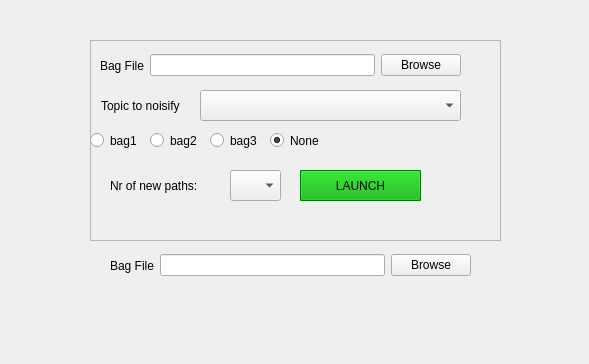
<?xml version="1.0" encoding="UTF-8"?>
<ui version="4.0">
 <class>Form</class>
 <widget class="QWidget" name="Form">
  <property name="geometry">
   <rect>
    <x>0</x>
    <y>0</y>
    <width>589</width>
    <height>364</height>
   </rect>
  </property>
  <property name="windowTitle">
   <string>Form</string>
  </property>
  <widget class="QFrame" name="frame_2">
   <property name="geometry">
    <rect>
     <x>90</x>
     <y>40</y>
     <width>411</width>
     <height>201</height>
    </rect>
   </property>
   <property name="frameShape">
    <enum>QFrame::StyledPanel</enum>
   </property>
   <property name="frameShadow">
    <enum>QFrame::Raised</enum>
   </property>
   <widget class="QRadioButton" name="radio_Bag1">
    <property name="geometry">
     <rect>
      <x>0</x>
      <y>90</y>
      <width>61</width>
      <height>21</height>
     </rect>
    </property>
    <property name="text">
     <string>bag1</string>
    </property>
    <attribute name="buttonGroup">
     <string notr="true">buttonGroup</string>
    </attribute>
   </widget>
   <widget class="QRadioButton" name="radio_Bag3">
    <property name="geometry">
     <rect>
      <x>120</x>
      <y>90</y>
      <width>51</width>
      <height>21</height>
     </rect>
    </property>
    <property name="text">
     <string>bag3</string>
    </property>
    <attribute name="buttonGroup">
     <string notr="true">buttonGroup</string>
    </attribute>
   </widget>
   <widget class="QRadioButton" name="radio_Bag2">
    <property name="geometry">
     <rect>
      <x>60</x>
      <y>90</y>
      <width>61</width>
      <height>21</height>
     </rect>
    </property>
    <property name="text">
     <string>bag2</string>
    </property>
    <attribute name="buttonGroup">
     <string notr="true">buttonGroup</string>
    </attribute>
   </widget>
   <widget class="QPushButton" name="Launch">
    <property name="geometry">
     <rect>
      <x>210</x>
      <y>130</y>
      <width>121</width>
      <height>31</height>
     </rect>
    </property>
    <property name="palette">
     <palette>
      <active>
       <colorrole role="WindowText">
        <brush brushstyle="SolidPattern">
         <color alpha="255">
          <red>0</red>
          <green>0</green>
          <blue>0</blue>
         </color>
        </brush>
       </colorrole>
       <colorrole role="Button">
        <brush brushstyle="SolidPattern">
         <color alpha="255">
          <red>0</red>
          <green>170</green>
          <blue>0</blue>
         </color>
        </brush>
       </colorrole>
       <colorrole role="Light">
        <brush brushstyle="SolidPattern">
         <color alpha="255">
          <red>0</red>
          <green>255</green>
          <blue>0</blue>
         </color>
        </brush>
       </colorrole>
       <colorrole role="Midlight">
        <brush brushstyle="SolidPattern">
         <color alpha="255">
          <red>0</red>
          <green>212</green>
          <blue>0</blue>
         </color>
        </brush>
       </colorrole>
       <colorrole role="Dark">
        <brush brushstyle="SolidPattern">
         <color alpha="255">
          <red>0</red>
          <green>85</green>
          <blue>0</blue>
         </color>
        </brush>
       </colorrole>
       <colorrole role="Mid">
        <brush brushstyle="SolidPattern">
         <color alpha="255">
          <red>0</red>
          <green>113</green>
          <blue>0</blue>
         </color>
        </brush>
       </colorrole>
       <colorrole role="Text">
        <brush brushstyle="SolidPattern">
         <color alpha="255">
          <red>0</red>
          <green>0</green>
          <blue>0</blue>
         </color>
        </brush>
       </colorrole>
       <colorrole role="BrightText">
        <brush brushstyle="SolidPattern">
         <color alpha="255">
          <red>255</red>
          <green>255</green>
          <blue>255</blue>
         </color>
        </brush>
       </colorrole>
       <colorrole role="ButtonText">
        <brush brushstyle="SolidPattern">
         <color alpha="255">
          <red>0</red>
          <green>0</green>
          <blue>0</blue>
         </color>
        </brush>
       </colorrole>
       <colorrole role="Base">
        <brush brushstyle="SolidPattern">
         <color alpha="255">
          <red>255</red>
          <green>255</green>
          <blue>255</blue>
         </color>
        </brush>
       </colorrole>
       <colorrole role="Window">
        <brush brushstyle="SolidPattern">
         <color alpha="255">
          <red>0</red>
          <green>170</green>
          <blue>0</blue>
         </color>
        </brush>
       </colorrole>
       <colorrole role="Shadow">
        <brush brushstyle="SolidPattern">
         <color alpha="255">
          <red>0</red>
          <green>0</green>
          <blue>0</blue>
         </color>
        </brush>
       </colorrole>
       <colorrole role="AlternateBase">
        <brush brushstyle="SolidPattern">
         <color alpha="255">
          <red>127</red>
          <green>212</green>
          <blue>127</blue>
         </color>
        </brush>
       </colorrole>
       <colorrole role="ToolTipBase">
        <brush brushstyle="SolidPattern">
         <color alpha="255">
          <red>255</red>
          <green>255</green>
          <blue>220</blue>
         </color>
        </brush>
       </colorrole>
       <colorrole role="ToolTipText">
        <brush brushstyle="SolidPattern">
         <color alpha="255">
          <red>0</red>
          <green>0</green>
          <blue>0</blue>
         </color>
        </brush>
       </colorrole>
      </active>
      <inactive>
       <colorrole role="WindowText">
        <brush brushstyle="SolidPattern">
         <color alpha="255">
          <red>0</red>
          <green>0</green>
          <blue>0</blue>
         </color>
        </brush>
       </colorrole>
       <colorrole role="Button">
        <brush brushstyle="SolidPattern">
         <color alpha="255">
          <red>0</red>
          <green>170</green>
          <blue>0</blue>
         </color>
        </brush>
       </colorrole>
       <colorrole role="Light">
        <brush brushstyle="SolidPattern">
         <color alpha="255">
          <red>0</red>
          <green>255</green>
          <blue>0</blue>
         </color>
        </brush>
       </colorrole>
       <colorrole role="Midlight">
        <brush brushstyle="SolidPattern">
         <color alpha="255">
          <red>0</red>
          <green>212</green>
          <blue>0</blue>
         </color>
        </brush>
       </colorrole>
       <colorrole role="Dark">
        <brush brushstyle="SolidPattern">
         <color alpha="255">
          <red>0</red>
          <green>85</green>
          <blue>0</blue>
         </color>
        </brush>
       </colorrole>
       <colorrole role="Mid">
        <brush brushstyle="SolidPattern">
         <color alpha="255">
          <red>0</red>
          <green>113</green>
          <blue>0</blue>
         </color>
        </brush>
       </colorrole>
       <colorrole role="Text">
        <brush brushstyle="SolidPattern">
         <color alpha="255">
          <red>0</red>
          <green>0</green>
          <blue>0</blue>
         </color>
        </brush>
       </colorrole>
       <colorrole role="BrightText">
        <brush brushstyle="SolidPattern">
         <color alpha="255">
          <red>255</red>
          <green>255</green>
          <blue>255</blue>
         </color>
        </brush>
       </colorrole>
       <colorrole role="ButtonText">
        <brush brushstyle="SolidPattern">
         <color alpha="255">
          <red>0</red>
          <green>0</green>
          <blue>0</blue>
         </color>
        </brush>
       </colorrole>
       <colorrole role="Base">
        <brush brushstyle="SolidPattern">
         <color alpha="255">
          <red>255</red>
          <green>255</green>
          <blue>255</blue>
         </color>
        </brush>
       </colorrole>
       <colorrole role="Window">
        <brush brushstyle="SolidPattern">
         <color alpha="255">
          <red>0</red>
          <green>170</green>
          <blue>0</blue>
         </color>
        </brush>
       </colorrole>
       <colorrole role="Shadow">
        <brush brushstyle="SolidPattern">
         <color alpha="255">
          <red>0</red>
          <green>0</green>
          <blue>0</blue>
         </color>
        </brush>
       </colorrole>
       <colorrole role="AlternateBase">
        <brush brushstyle="SolidPattern">
         <color alpha="255">
          <red>127</red>
          <green>212</green>
          <blue>127</blue>
         </color>
        </brush>
       </colorrole>
       <colorrole role="ToolTipBase">
        <brush brushstyle="SolidPattern">
         <color alpha="255">
          <red>255</red>
          <green>255</green>
          <blue>220</blue>
         </color>
        </brush>
       </colorrole>
       <colorrole role="ToolTipText">
        <brush brushstyle="SolidPattern">
         <color alpha="255">
          <red>0</red>
          <green>0</green>
          <blue>0</blue>
         </color>
        </brush>
       </colorrole>
      </inactive>
      <disabled>
       <colorrole role="WindowText">
        <brush brushstyle="SolidPattern">
         <color alpha="255">
          <red>0</red>
          <green>85</green>
          <blue>0</blue>
         </color>
        </brush>
       </colorrole>
       <colorrole role="Button">
        <brush brushstyle="SolidPattern">
         <color alpha="255">
          <red>0</red>
          <green>170</green>
          <blue>0</blue>
         </color>
        </brush>
       </colorrole>
       <colorrole role="Light">
        <brush brushstyle="SolidPattern">
         <color alpha="255">
          <red>0</red>
          <green>255</green>
          <blue>0</blue>
         </color>
        </brush>
       </colorrole>
       <colorrole role="Midlight">
        <brush brushstyle="SolidPattern">
         <color alpha="255">
          <red>0</red>
          <green>212</green>
          <blue>0</blue>
         </color>
        </brush>
       </colorrole>
       <colorrole role="Dark">
        <brush brushstyle="SolidPattern">
         <color alpha="255">
          <red>0</red>
          <green>85</green>
          <blue>0</blue>
         </color>
        </brush>
       </colorrole>
       <colorrole role="Mid">
        <brush brushstyle="SolidPattern">
         <color alpha="255">
          <red>0</red>
          <green>113</green>
          <blue>0</blue>
         </color>
        </brush>
       </colorrole>
       <colorrole role="Text">
        <brush brushstyle="SolidPattern">
         <color alpha="255">
          <red>0</red>
          <green>85</green>
          <blue>0</blue>
         </color>
        </brush>
       </colorrole>
       <colorrole role="BrightText">
        <brush brushstyle="SolidPattern">
         <color alpha="255">
          <red>255</red>
          <green>255</green>
          <blue>255</blue>
         </color>
        </brush>
       </colorrole>
       <colorrole role="ButtonText">
        <brush brushstyle="SolidPattern">
         <color alpha="255">
          <red>0</red>
          <green>85</green>
          <blue>0</blue>
         </color>
        </brush>
       </colorrole>
       <colorrole role="Base">
        <brush brushstyle="SolidPattern">
         <color alpha="255">
          <red>0</red>
          <green>170</green>
          <blue>0</blue>
         </color>
        </brush>
       </colorrole>
       <colorrole role="Window">
        <brush brushstyle="SolidPattern">
         <color alpha="255">
          <red>0</red>
          <green>170</green>
          <blue>0</blue>
         </color>
        </brush>
       </colorrole>
       <colorrole role="Shadow">
        <brush brushstyle="SolidPattern">
         <color alpha="255">
          <red>0</red>
          <green>0</green>
          <blue>0</blue>
         </color>
        </brush>
       </colorrole>
       <colorrole role="AlternateBase">
        <brush brushstyle="SolidPattern">
         <color alpha="255">
          <red>0</red>
          <green>170</green>
          <blue>0</blue>
         </color>
        </brush>
       </colorrole>
       <colorrole role="ToolTipBase">
        <brush brushstyle="SolidPattern">
         <color alpha="255">
          <red>255</red>
          <green>255</green>
          <blue>220</blue>
         </color>
        </brush>
       </colorrole>
       <colorrole role="ToolTipText">
        <brush brushstyle="SolidPattern">
         <color alpha="255">
          <red>0</red>
          <green>0</green>
          <blue>0</blue>
         </color>
        </brush>
       </colorrole>
      </disabled>
     </palette>
    </property>
    <property name="autoFillBackground">
     <bool>true</bool>
    </property>
    <property name="text">
     <string>LAUNCH</string>
    </property>
   </widget>
   <widget class="QWidget" name="layoutWidget">
    <property name="geometry">
     <rect>
      <x>10</x>
      <y>10</y>
      <width>361</width>
      <height>31</height>
     </rect>
    </property>
    <layout class="QHBoxLayout" name="horizontalLayout">
     <item>
      <widget class="QLabel" name="label">
       <property name="text">
        <string>Bag File</string>
       </property>
      </widget>
     </item>
     <item>
      <widget class="QLineEdit" name="lineEdit"/>
     </item>
     <item>
      <widget class="QPushButton" name="Browse">
       <property name="text">
        <string>Browse</string>
       </property>
      </widget>
     </item>
    </layout>
   </widget>
   <widget class="QLabel" name="label_2">
    <property name="geometry">
     <rect>
      <x>11</x>
      <y>50</y>
      <width>91</width>
      <height>31</height>
     </rect>
    </property>
    <property name="text">
     <string>Topic to noisify</string>
    </property>
   </widget>
   <widget class="QComboBox" name="comboBox_topics">
    <property name="geometry">
     <rect>
      <x>110</x>
      <y>50</y>
      <width>261</width>
      <height>31</height>
     </rect>
    </property>
    <property name="editable">
     <bool>false</bool>
    </property>
    <property name="currentIndex">
     <number>-1</number>
    </property>
   </widget>
   <widget class="QRadioButton" name="radio_None">
    <property name="geometry">
     <rect>
      <x>180</x>
      <y>90</y>
      <width>51</width>
      <height>21</height>
     </rect>
    </property>
    <property name="text">
     <string>None</string>
    </property>
    <property name="checked">
     <bool>true</bool>
    </property>
    <attribute name="buttonGroup">
     <string notr="true">buttonGroup</string>
    </attribute>
   </widget>
   <widget class="QComboBox" name="comboBox_nr">
    <property name="geometry">
     <rect>
      <x>140</x>
      <y>130</y>
      <width>51</width>
      <height>31</height>
     </rect>
    </property>
    <property name="contextMenuPolicy">
     <enum>Qt::DefaultContextMenu</enum>
    </property>
    <property name="editable">
     <bool>false</bool>
    </property>
    <property name="currentText">
     <string notr="true"/>
    </property>
    <property name="currentIndex">
     <number>-1</number>
    </property>
   </widget>
   <widget class="QLabel" name="label_3">
    <property name="geometry">
     <rect>
      <x>20</x>
      <y>130</y>
      <width>111</width>
      <height>31</height>
     </rect>
    </property>
    <property name="text">
     <string>Nr of new paths:</string>
    </property>
   </widget>
  </widget>
  <widget class="QWidget" name="layoutWidget_2">
   <property name="geometry">
    <rect>
     <x>110</x>
     <y>250</y>
     <width>361</width>
     <height>31</height>
    </rect>
   </property>
   <layout class="QHBoxLayout" name="horizontalLayout_3">
    <item>
     <widget class="QLabel" name="label_out">
      <property name="text">
       <string>Bag File</string>
      </property>
     </widget>
    </item>
    <item>
     <widget class="QLineEdit" name="lineEdit_out"/>
    </item>
    <item>
     <widget class="QPushButton" name="Browse_out">
      <property name="text">
       <string>Browse</string>
      </property>
     </widget>
    </item>
   </layout>
  </widget>
 </widget>
 <resources/>
 <connections/>
 <buttongroups>
  <buttongroup name="buttonGroup"/>
 </buttongroups>
</ui>
